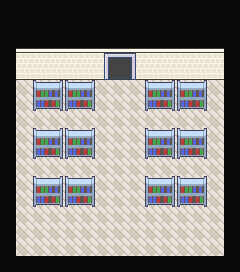

Below is a game level as drawn by its tile map, then a one-line description and the .tmx that defines it (tile-layer data replaced by summaries):
An orthogonal 15x17 tile map with 16x16 px tiles, 6 tile layers (Walkable, Other, Other, Collisions, ...), 6 tilesets and 2 objects (door, bot).

<map version="1.0" orientation="orthogonal" width="15" height="17" tilewidth="16" tileheight="16">
 <tileset firstgid="1" source="../../../../tileset/inside-terra.tsx" />
 <tileset firstgid="1025" source="../../../../tileset/invisible.tsx" />
 <tileset firstgid="1041" source="../../../../tileset/inside-decoration.tsx" />
 <tileset firstgid="2065" source="../../../../tileset/inside-mobilier.tsx" />
 <tileset firstgid="3089" source="../../../../tileset/animation.tsx" />
 <tileset firstgid="4113" source="../../../../tileset/terra.tsx" />
 <layer name="Walkable" width="15" height="17">
  <data>[255 cells, 255 non-empty, 2 distinct tile ids]</data>
 </layer>
 <layer name="Other" width="15" height="17">
  <data>[255 cells, 0 non-empty, 0 distinct tile ids]</data>
 </layer>
 <layer name="Other" width="15" height="17">
  <data>[255 cells, 0 non-empty, 0 distinct tile ids]</data>
 </layer>
 <layer name="Collisions" width="15" height="17">
  <data>[255 cells, 136 non-empty, 5 distinct tile ids]</data>
 </layer>
 <layer name="WalkBehind" width="15" height="17">
  <data>[255 cells, 30 non-empty, 8 distinct tile ids]</data>
 </layer>
 <layer name="other" width="15" height="17">
  <data>[255 cells, 48 non-empty, 4 distinct tile ids]</data>
 </layer>
 <objectgroup name="Moving" width="15" height="17">
  <object name="door" type="door" gid="1027" x="112" y="80">
   <properties>
    <property name="map" value="tournaments" />
    <property name="x" value="7" />
    <property name="y" value="15" />
   </properties>
  </object>
 </objectgroup>
 <objectgroup name="Object" width="15" height="17">
  <object name="bot" type="bot" gid="1027" x="112" y="128">
   <properties>
    <property name="file" value="../../bots-fights" />
    <property name="id" value="7146" />
    <property name="lookAt" value="bottom" />
    <property name="skin" value="nokomis" />
   </properties>
  </object>
 </objectgroup>
</map>
